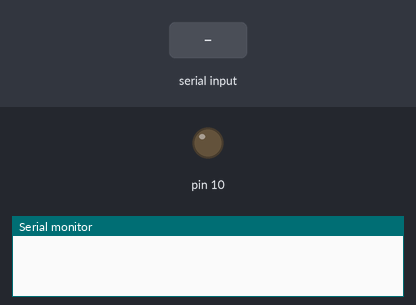
The sketch below on a simulated Arduino Uno, built with avr-gcc and run on an emulated ATmega328P. Shown: output pins drawn as LEDs (lit = HIGH), the last lines printed to the serial monitor. The test bench sets the inputs (shaded band).

Above: at 1.2 s.
1.3 s: byte 30 received over Serial
At 2.5 s:
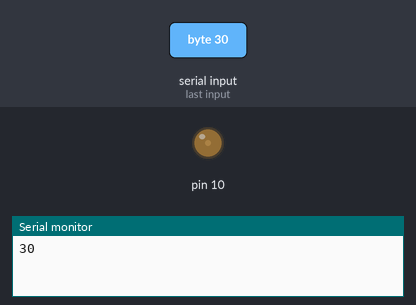
2.8 s: byte 90 received over Serial
At 3.9 s:
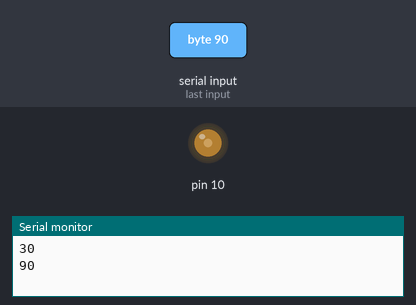
Timing chart, 0 to 5.8 s (numbered marks = the images above; inputs shaded):
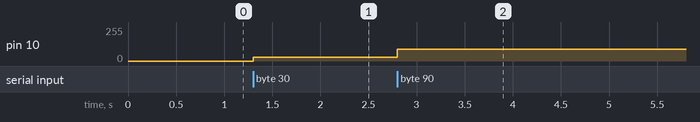

Measured:
- after the input at 1.3 s, pin 10: 0/255 → 30/255 at once
- after the input at 2.8 s, pin 10: 30/255 → 90/255 at once

The sketch:

sketch_aug22a.ino
```cpp
void setup() {

 Serial.begin(9600);
 pinMode(10, OUTPUT);


 // put your setup code here, to run once:

}

void loop() {
//while (Serial.available()==0);
while (Serial.available()==0);
int i =Serial.read();
 Serial.println(i);
 analogWrite(10, i);
 Serial.flush();


//delay// put your main code here, to run repeatedly:
//Serial.flush();
}
```
